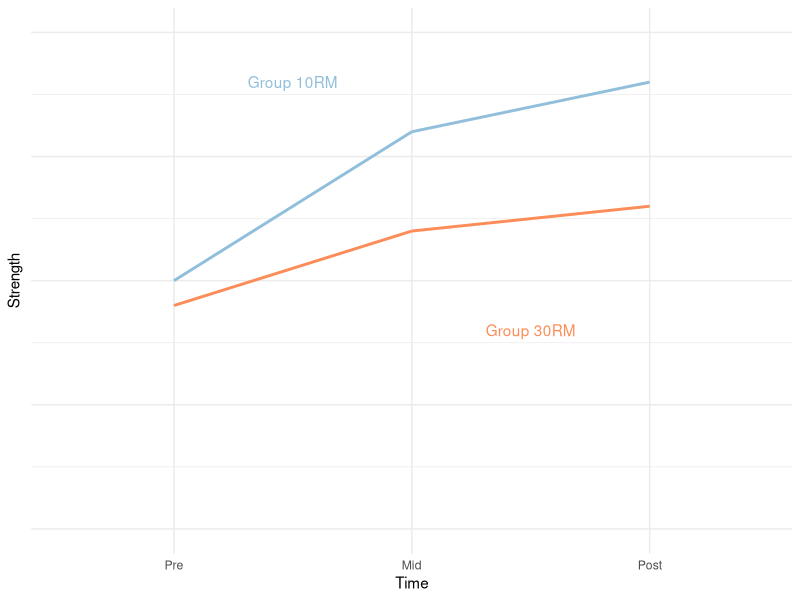

Here is the R script that generated this plot:
## ---- chunk 1
library(tidyverse)
colors <- c("#fc8d59", "#ffffbf", "#91bfdb")

line_size <- 1



data.frame(Time = c("Pre", "Mid", "Post"), 
           Strength = c(1, 1, 1)) %>%
  mutate(Time = factor(Time, levels = c("Pre", "Mid", "Post"))) %>%
  ggplot(aes(Time, Strength)) + geom_blank() + 
  scale_y_continuous(limits = c(0, 1)) + 
  
  annotate("segment", x = 1, xend = 2, y = 0.5, yend = 0.8, 
           color = colors[3], 
           size = line_size) +
  annotate("segment", x = 2, xend = 3, y = 0.8, yend = 0.9, 
           color = colors[3], 
           size = line_size) +
  
  annotate("segment", x = 1, xend = 2, y = 0.45, yend = 0.6, 
           color = colors[1], 
           size = line_size) +
  annotate("segment", x = 2, xend = 3, y = 0.6, yend = 0.65, 
           color = colors[1], 
           size = line_size) +

  annotate("text", x = c(2.5, 1.5), y = c(0.4, 0.9), 
           color = c(colors[1], colors[3]), 
           label = c("Group 30RM", "Group 10RM")) +

  theme_minimal() +
  theme(axis.text.y = element_blank()) 


## ---- chunk 2
library(knitr)
data.frame(Coefficient = c("Intercept", "TimeMid", "TimePost", 
                           "Group10RM", "TimeMid:Group10RM", "TimePost:Group10RM"), 
           Estimate = c(0.45, 
                        0.15, 
                        0.2, 
                        0.05, 
                        0.15, 
                        0.2)) %>%
  kable()

